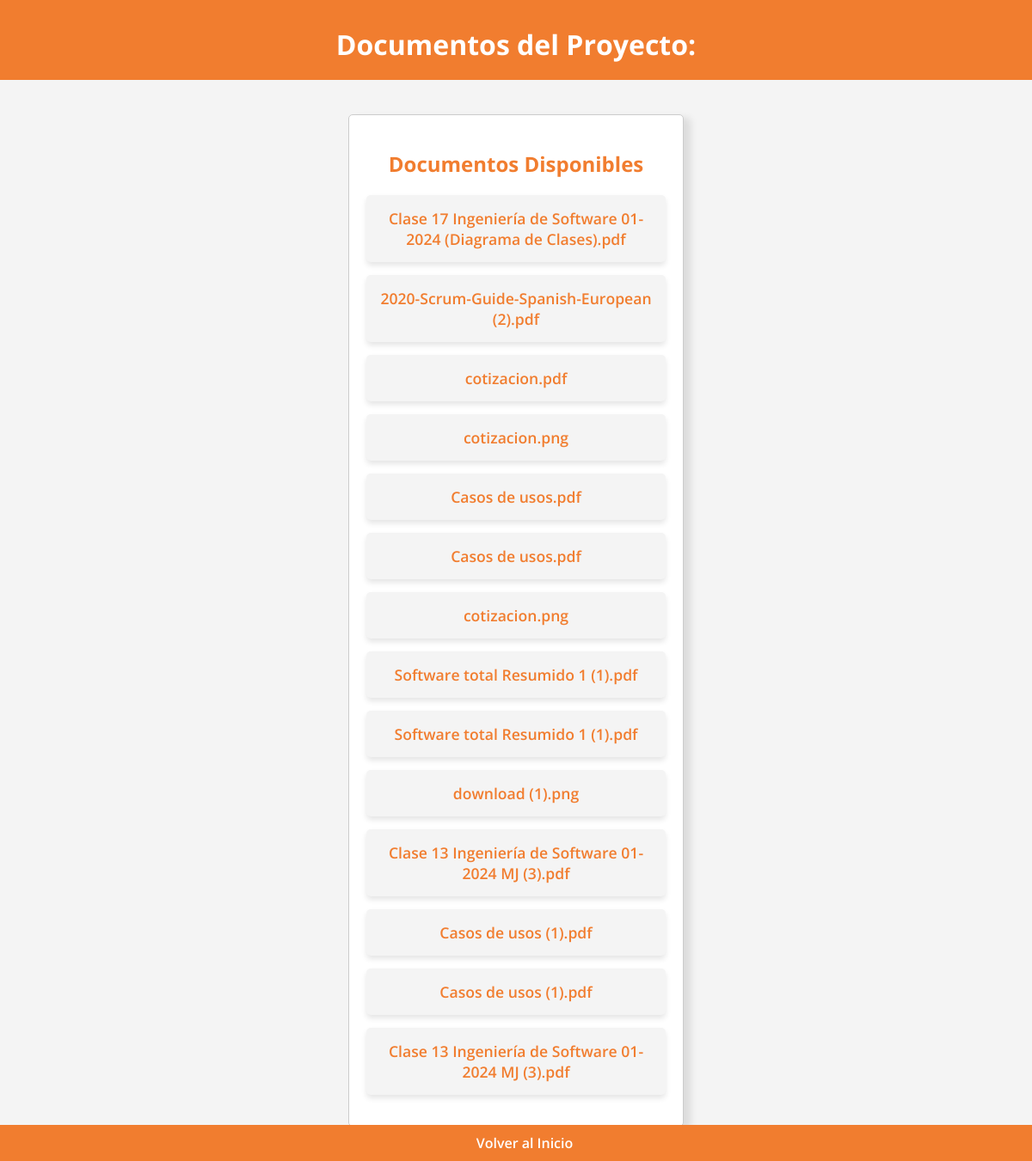
The app's page /documentos with its own data.
### app.py (models this page shows, shortened)
class Document(db.Model):
    id = db.Column(db.Integer, primary_key=True)
    url = db.Column(db.String(255), nullable=False)
    nombre = db.Column(db.String(255), nullable=False)
    fecha_subida = db.Column(db.DateTime, nullable=False)
    cotizacion_id = db.Column(db.Integer, db.ForeignKey('cotizacion.id'), nullable=False)
    cotizacion = db.relationship('Cotizacion', backref='documentos')

### app.py (the view)
@app.route('/documentos', methods=["GET",'POST'])
def mostrar_documentos():
    documentos = Document.query.all()
    return render_template('documentos_proyecto.html', documentos=documentos)

### templates/documentos_proyecto.html (shortened to what this page needs)
<!DOCTYPE html>
<html lang="es">
<head>
    <link rel="stylesheet" href="{{ url_for('static', filename='styles.css') }}">
</head>
<body>
    <header>
        <h1>Documentos del Proyecto: {{ proyecto }}</h1>
    </header>
    <div class="container">
        <div class="section">
            <h2>Documentos Disponibles</h2>
            <ul class="document-list">
                {% for documento in documentos %}
                    <li class="document-item">
                        <a href="{{ documento.url }}" target="_blank" class="document-link">
                            {{ documento.nombre }}
                        </a>
                    </li>
                {% endfor %}
            </ul>
        </div>
    </div>
    <footer>
        <a href="/" class="support-link">Volver al Inicio</a>
    </footer>
</body>
</html>

### static/styles.css (style rules this page uses)
body { font-family: 'Open Sans', Arial, sans-serif; margin: 0; padding: 0; box-sizing: border-box; background-color: #f4f4f4; }
header { background-color: #f17d2f; color: white; padding: 20px; text-align: center; }
h1 { margin: 10px 0 0; font-size: 2rem; }
.container { display: flex; justify-content: space-around; margin: 20px auto; padding: 20px; max-width: 1200px; }
.section { width: 30%; padding: 20px; background-color: white; border: 1px solid #ccc; border-radius: 5px; text-align: center; box-shadow: 8px 4px 8px rgba(0, 0, 0, 0.1); }
h2 { color: #f17d2f; }
footer { background-color: #f17d2f; color: white; padding: 10px; text-align: center; position: fixed; width: 100%; bottom: 0; }
.support-link { color: white; text-decoration: none; font-weight: 600; }
.document-list { list-style-type: none; padding: 0; }
.document-item { background-color: #f4f4f4; margin: 15px 0; padding: 15px; border-radius: 5px; text-align: center; box-shadow: 0 4px 6px rgba(0, 0, 0, 0.1); }
.document-link { color: #f17d2f; text-decoration: none; font-weight: 600; font-size: 1.1rem; }

### records on screen
Document: nombre "Clase 17 Ingeniería de Software 01-2024 (Diagrama de Clases).pdf"
Document: nombre "2020-Scrum-Guide-Spanish-European (2).pdf"
Document: nombre "cotizacion.pdf"
Document: nombre "cotizacion.png"
Document: nombre "Casos de usos.pdf"
Document: nombre "Casos de usos.pdf"
Document: nombre "cotizacion.png"
Document: nombre "Software total Resumido 1 (1).pdf"
Document: nombre "Software total Resumido 1 (1).pdf"
Document: nombre "download (1).png"
Document: nombre "Clase 13 Ingeniería de Software 01-2024 MJ (3).pdf"
Document: nombre "Casos de usos (1).pdf"
Document: nombre "Casos de usos (1).pdf"
Document: nombre "Clase 13 Ingeniería de Software 01-2024 MJ (3).pdf"
